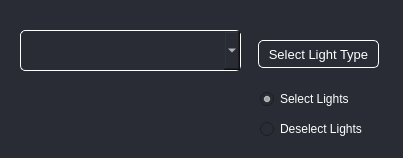
<?xml version="1.0" encoding="UTF-8"?>
<ui version="4.0">
 <class>Form</class>
 <widget class="QWidget" name="Form">
  <property name="geometry">
   <rect>
    <x>0</x>
    <y>0</y>
    <width>403</width>
    <height>158</height>
   </rect>
  </property>
  <property name="windowTitle">
   <string>Form</string>
  </property>
  <property name="styleSheet">
   <string notr="true">QWidget{
background-color:#292C34;
color:white;
}</string>
  </property>
  <widget class="QComboBox" name="dropDown">
   <property name="geometry">
    <rect>
     <x>20</x>
     <y>30</y>
     <width>221</width>
     <height>41</height>
    </rect>
   </property>
   <property name="font">
    <font>
     <pointsize>12</pointsize>
    </font>
   </property>
   <property name="styleSheet">
    <string notr="true">QComboBox{
border: 1px solid white;
border-radius: 5px;
background-color: #292C34;
color: white;
padding: 5px;
}</string>
   </property>
  </widget>
  <widget class="QPushButton" name="selectLightTypeButton">
   <property name="geometry">
    <rect>
     <x>258</x>
     <y>40</y>
     <width>121</width>
     <height>28</height>
    </rect>
   </property>
   <property name="font">
    <font>
     <pointsize>10</pointsize>
    </font>
   </property>
   <property name="styleSheet">
    <string notr="true">QPushButton{
border: 1px solid white;
border-radius: 5px;
background-color: #292C34;
color: white;
}</string>
   </property>
   <property name="text">
    <string>Select Light Type</string>
   </property>
  </widget>
  <widget class="QRadioButton" name="selectLightsRadio">
   <property name="geometry">
    <rect>
     <x>260</x>
     <y>90</y>
     <width>121</width>
     <height>18</height>
    </rect>
   </property>
   <property name="text">
    <string>Select Lights</string>
   </property>
   <property name="checked">
    <bool>true</bool>
   </property>
  </widget>
  <widget class="QRadioButton" name="deselectLightsRadio">
   <property name="geometry">
    <rect>
     <x>260</x>
     <y>120</y>
     <width>121</width>
     <height>18</height>
    </rect>
   </property>
   <property name="text">
    <string>Deselect Lights</string>
   </property>
  </widget>
 </widget>
 <resources/>
 <connections/>
</ui>
